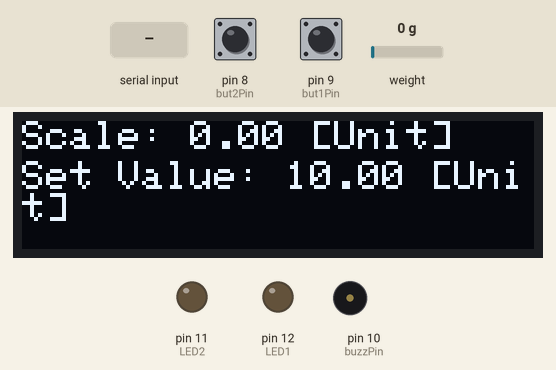
Bench run of a sketch on a simulated Arduino Uno, built with avr-gcc and run on an emulated ATmega328P. Parts: 128×32 one-colour display, output pins drawn as LEDs (lit = HIGH), buzzer (waves = sounding, pin HIGH). The inputs (shaded band) are chosen by the test bench; at power-on: pin 9 (but1Pin) LOW, pin 8 (but2Pin) LOW, weight on the scale 0 g. What the sketch prints to the serial monitor is not drawn.

Above: at 5.1 s.
5.2 s: "t90\n" received over Serial
At 7.8 s:
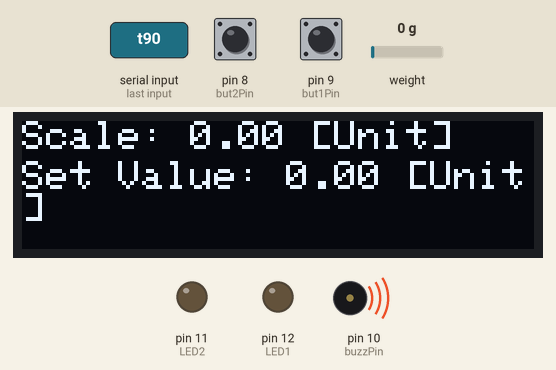
8.2 s: pin 9 (but1Pin) pulled HIGH for 1 s
At 9.2 s:
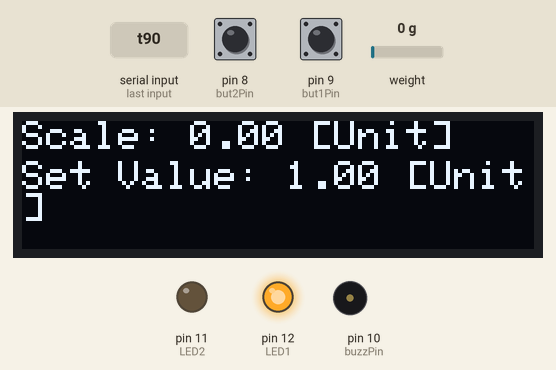
10.8 s: pin 8 (but2Pin) pulled HIGH for 3.2 s
At 12.1 s:
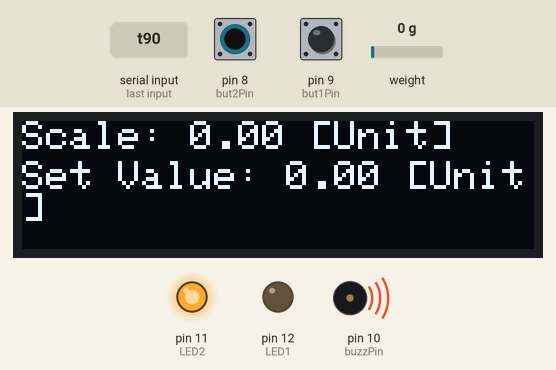
15.5 s: weight on the scale set to 100 g
At 16.55 s:
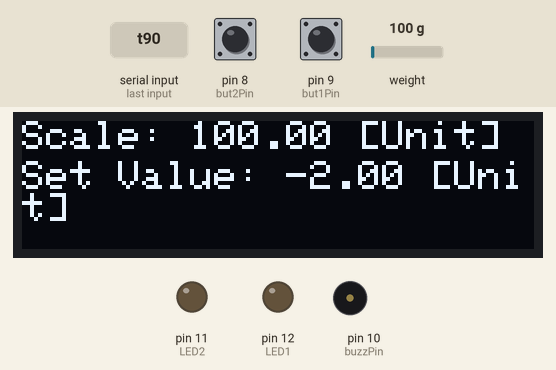
17.9 s: pin 8 (but2Pin) pulled HIGH for 1 s
At 18.64 s:
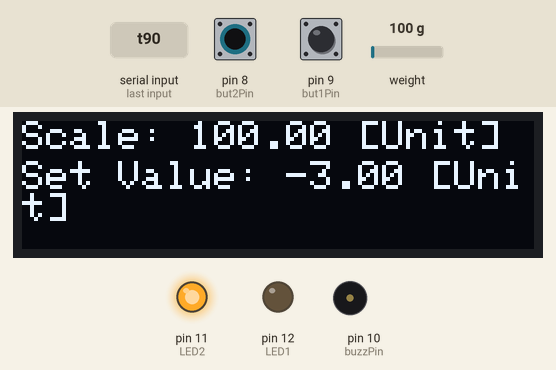
20.4 s: weight on the scale set to 1250 g
At 22.5 s:
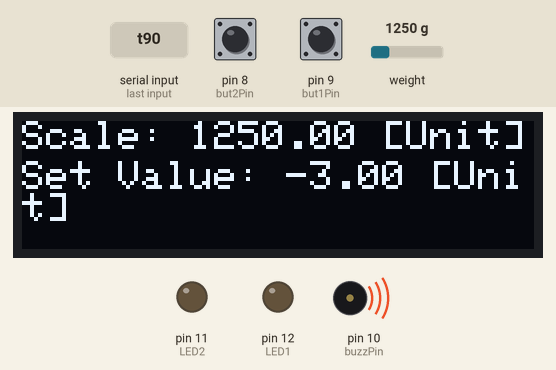
Timing chart, 0 to 24.1 s (numbered marks = the images above; inputs shaded):
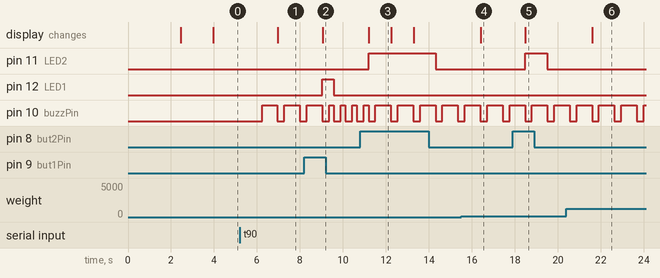

The sketch:

2021-04-12_testing2.ino
```cpp
/*
   -------------------------------------------------------------------------------------
   HX711_ADC
   Arduino library for HX711 24-Bit Analog-to-Digital Converter for Weight Scales
   Olav Kallhovd sept2017
   -------------------------------------------------------------------------------------
*/

/*
   Settling time (number of samples) and data filtering can be adjusted in the config.h file
   For calibration and storing the calibration value in eeprom, see example file "Calibration.ino"

   The update() function checks for new data and starts the next conversion. In order to acheive maximum effective
   sample rate, update() should be called at least as often as the HX711 sample rate; >10Hz@10SPS, >80Hz@80SPS.
   If you have other time consuming code running (i.e. a graphical LCD), consider calling update() from an interrupt routine,
   see example file "Read_1x_load_cell_interrupt_driven.ino".

   This is an example sketch on how to use this library
*/

#include <HX711_ADC.h>
#include <Wire.h>
#include <SPI.h>
#include <String.h>
#include <Adafruit_GFX.h>
#include <Adafruit_SSD1306.h>
#include<SoftwareSerial.h>
#if defined(ESP8266)|| defined(ESP32) || defined(AVR)
#include <EEPROM.h>
#endif

//HX711 ADC---------------------------------------------
//pins:
const int HX711_dout = 4; //mcu > HX711 dout pin
const int HX711_sck = 5; //mcu > HX711 sck pin
//define
HX711_ADC LoadCell(HX711_dout, HX711_sck);

const int calVal_eepromAdress = 0;
unsigned long t = 0;

float weight=0;

//OLED---------------------------------------------------------
#define SCREEN_WIDTH 128 // OLED display width, in pixels
#define SCREEN_HEIGHT 32 // OLED display height, in pixels

// Declaration for an SSD1306 display connected to I2C (SDA, SCL pins)
// The pins for I2C are defined by the Wire-library.
// On an arduino UNO:       A4(SDA), A5(SCL)
// On an arduino MEGA 2560: 20(SDA), 21(SCL)
// On an arduino LEONARDO:   2(SDA),  3(SCL), ...
#define OLED_RESET     -1 // Reset pin # (or -1 if sharing Arduino reset pin)
#define SCREEN_ADDRESS 0x3C ///< See datasheet for Address; 0x3D for 128x64, 0x3C for 128x32
//Adafruit_SSD1306 OLED(SCREEN_WIDTH, SCREEN_HEIGHT, &Wire, OLED_RESET);
Adafruit_SSD1306 OLED(OLED_RESET);


//Buzzer---------------------------------------------------------
  int buzzPin=10;


//BlueTooth----------------------------------------------------------
//SoftwareSerial btSerial(2,3); // HC-06, RXD connect with pin2, TXD connect with pin3 through a voltage divider(5V to 3.3V)


//Button----------------------------------------------------------
  //Button 1: increase setValue, pin 3
  int but1Pin=9;  int but1State=0;
  int LED1=12;  //Led indicator for increase button (but1)

  //Button 2: increase setValue
  int but2Pin=8;  int but2State=0;
  int LED2=11;  //Led indicator for decrease button (but2)


void setup() { //---------------------------------------------------

//-----Local/BT serial monitor
  Serial.begin(9600); delay(10);
  Serial.println("Starting...");
  Serial.println();
  //btSerial.begin(9600); delay(10); //HC-06 default serial budrate is 9600


//-----HX711 ADC
  LoadCell.begin();
  float calibrationValue; // calibration value (see example file "Calibration.ino")
  calibrationValue = 696.0; // uncomment this if you want to set the calibration value in the sketch
  #if defined(ESP8266)|| defined(ESP32)
  //EEPROM.begin(512); // uncomment this if you use ESP8266/ESP32 and want to fetch the calibration value from eeprom
  #endif
  //EEPROM.get(calVal_eepromAdress, calibrationValue); // uncomment this if you want to fetch the calibration value from eeprom

  unsigned long stabilizingtime = 2000; // preciscion right after power-up can be improved by adding a few seconds of stabilizing time
  boolean _tare = true; //set this to false if you don't want tare to be performed in the next step
  LoadCell.start(stabilizingtime, _tare);
  if (LoadCell.getTareTimeoutFlag()) {
    Serial.println("Timeout, check MCU>HX711 wiring and pin designations");
    while (1);
  }
  else {
    LoadCell.setCalFactor(calibrationValue); // set calibration value (float)
    Serial.println("Startup is complete");
  }

//-----OLED
  OLED.begin(SSD1306_SWITCHCAPVCC, SCREEN_ADDRESS);
  OLED.clearDisplay();
  OLED.setTextSize(1);
  OLED.setTextColor(WHITE);
  OLED.setCursor(0,0);
  OLED.println("Digital Scale");
  OLED.display();
  delay(1500);
  OLED.clearDisplay();

//-----Buzzer
  pinMode(buzzPin,OUTPUT);

//-----Button
  pinMode(but1Pin, INPUT);    pinMode(LED1,OUTPUT);
  pinMode(but2Pin, INPUT);    pinMode(LED2,OUTPUT);


}

float setValue=10.00; //value we set to be met

void loop() { //----------------------------------------------------------

//-----Bluetooth-----receive setValue from phone
  if (Serial.available())
  {
    String tmp;
    Serial.println("serial ava");
    tmp= (Serial.readString());
    setValue = tmp.toFloat();
  }


//-----HX711-----read values from loadcell
  static boolean newDataReady = 0;
  const int serialPrintInterval = 0; //increase value to slow down serial print activity

  // check for new data/start next conversion:
  if (LoadCell.update()) newDataReady = true;

  // get smoothed value from the dataset:
  if (newDataReady) {
    if (millis() > t + serialPrintInterval) {
      float i = LoadCell.getData();
      weight=i;
      Serial.print("Load_cell output val: ");
      Serial.println(i);
      Serial.print("setValue: ");
      Serial.println(setValue);
      newDataReady = 0;
      t = millis();
    }
  }

  // receive command from serial terminal, send 't' to initiate tare operation:
  if (Serial.available() > 0) {
    char inByte = Serial.read();
    if (inByte == 't') LoadCell.tareNoDelay();
  }

  // check if last tare operation is complete:
  if (LoadCell.getTareStatus() == true) {
    Serial.println("Tare complete");
  }


//-----Buzzer-----
  if ( abs(weight) > (setValue-5) )
  {
    digitalWrite(buzzPin, HIGH);
    delay(20);
    digitalWrite(buzzPin, LOW);

      if ( abs(weight) > (setValue-3) )
      {
      digitalWrite(buzzPin, HIGH);
      delay(200);
      digitalWrite(buzzPin, LOW);
        if ( abs(weight) > (setValue-1) )
        {
        digitalWrite(buzzPin, HIGH);
        delay(400);
        digitalWrite(buzzPin, LOW);
          if ( abs(weight) > (setValue-1) )
          {
          digitalWrite(buzzPin, HIGH);
          delay(100);
          digitalWrite(buzzPin, LOW);
          }
        }
      }
  }


//-----Button-----
  but1State=digitalRead(but1Pin);
  but2State=digitalRead(but2Pin);

    //if button 1 is pressed, increase setValue by 1, LED1 lights up when but1 is pressed
    if(but1State != 0)
    { digitalWrite(LED1, HIGH);  setValue++; }
    else digitalWrite(LED1, LOW);
    //if button 2 is pressed, decrease setValue by 1, LED2 lights up when but2 is pressed
    if(but2State != 0)
    { digitalWrite(LED2, HIGH);  setValue--; }
    else digitalWrite(LED2, LOW);


//-----OLED
  OLED.clearDisplay();

    //display current reading
    OLED.setTextSize(1);
    OLED.setTextColor(WHITE);
      OLED.setCursor(0,0);
      OLED.print("Scale: ");
      OLED.print(weight);
      OLED.print(" [Unit]");

    //display setValue
    OLED.setTextSize(1);
    OLED.setTextColor(WHITE);
      OLED.setCursor(0,10);
      OLED.print("Set Value: ");
      OLED.print(setValue);
      OLED.print(" [Unit]");

  OLED.display();
  delay(300);
  OLED.clearDisplay();


//-----test----tmp


}
```

Measured:
- after the input at 5.2 s, pin 10 (buzzPin): alternates HIGH for 0.72 s and LOW for 0.32 s, starting after 1.0 s; the display: changes after 1.8 s (image 1)
- after the input at 8.2 s, pin 12 (LED1): LOW → HIGH after 0.83 s, → LOW 0.54 s later; the display: changes after 0.85 s (image 2)
- after the input at 10.8 s, pin 11 (LED2): LOW → HIGH after 0.39 s, → LOW 3.1 s later; the display: changes after 0.41 s (image 3)
- after the input at 15.5 s, the display: changes after 0.91 s (image 4)
- after the input at 17.9 s, pin 11 (LED2): LOW → HIGH after 0.57 s, → LOW 1.0 s later; the display: changes after 0.59 s (image 5)
- after the input at 20.4 s, the display: changes after 1.2 s (image 6)
- what the display in image 3 shows lasts 1.1 s, from 11.2 s to 12.3 s
